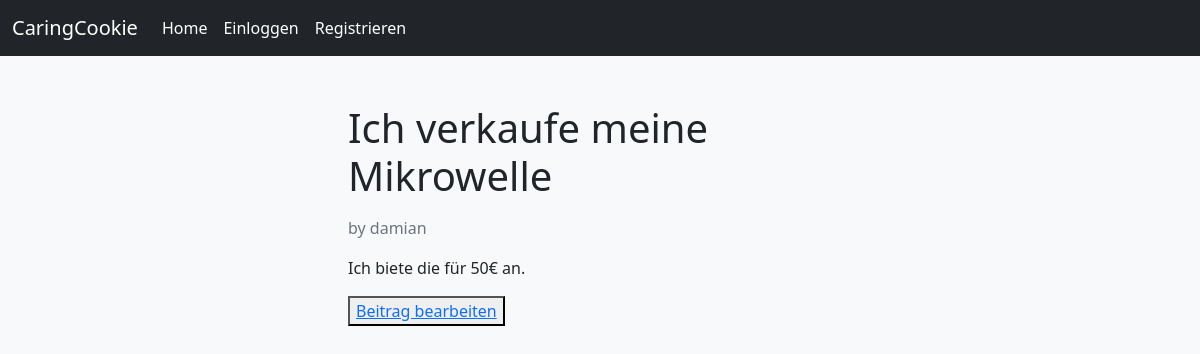
Page /blog/2 on the committed database.
### blog/models.py (models this page shows, shortened)
class Blog(models.Model):
    title = models.CharField(max_length=250)
    content = models.TextField()
    date_published = models.DateTimeField(default=timezone.now)
    author = models.ForeignKey(User, on_delete=CASCADE)

### blog/views.py (the view)
# urls.py: path("blog/<int:pk>", views.detail_view, name="blogs_detail"),
def detail_view(request, pk):
    blog = get_object_or_404(Blog, pk=pk)
    return render(request, "blog/detail.html", {"blog": blog})

### blog/templates/blog/detail.html
{% extends "blog/base.html" %} {% block content %}
<div class="container p-5">
  <h1 class="blog-card-title mb-3 font-weight-bold">{{blog.title}}</h1>
  <p class="text-muted">by {{ blog.author }}</p>
  <p class="line-height text-justify">{{blog.content}}</p>
  <button type="button">
    <a href="{% url 'change_blog' blog.pk %}">Beitrag bearbeiten</a>
  </button>
</div>
{% endblock content %}

### blog/static/blog/main.css (style rules this page uses)
@media (min-width: 1200px) { .container { max-width: 50%; } }

### rows in the picture
Blog: title "Ich verkaufe meine Mikrowelle", author "damian", content "Ich biete die für 50€ an."
